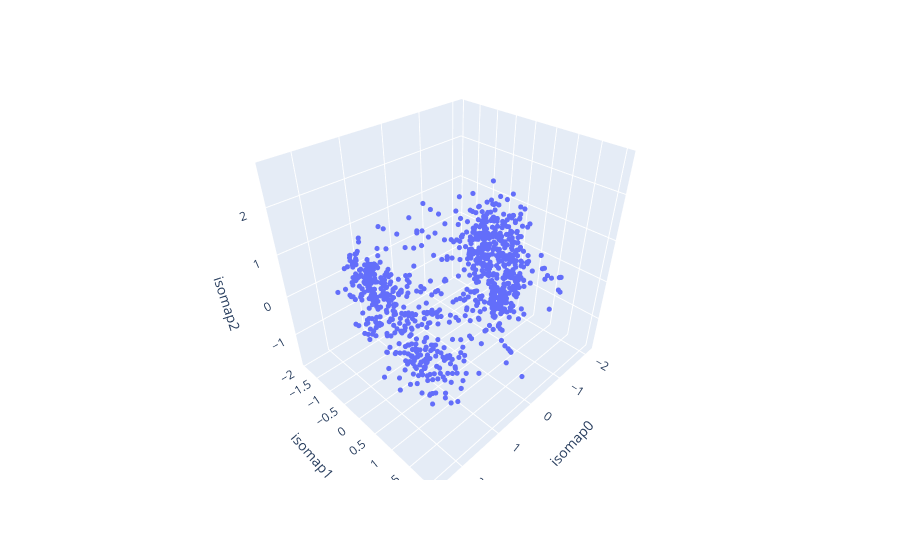

The notebook cell this image was saved under:
### Code cell
fig = px.scatter_3d(red_data, x="isomap0", y="isomap1", z="isomap2")
fig.update_traces(marker_size=3)
fig.show()

### Figure 1 — Plotly figure (JSON) as saved in the notebook; plotly's stock layout.template omitted (floating-point values rounded to 4 significant figures; data arrays with more than 128 entries replaced by an {"elided": "..."} marker saying what was removed)
{"data": [{"hovertemplate": "isomap0=%{x}<br>isomap1=%{y}<br>isomap2=%{z}<extra></extra>", "legendgroup": "", "marker": {"color": "#636efa", "size": 3, "symbol": "circle"}, "mode": "markers", "name": "", "scene": "scene", "showlegend": false, "type": "scatter3d", "x": {"elided": "943 float values"}, "y": {"elided": "943 float values"}, "z": {"elided": "943 float values"}}], "layout": {"legend": {"tracegroupgap": 0}, "margin": {"t": 60}, "scene": {"domain": {"x": [0, 1], "y": [0, 1]}, "xaxis": {"title": {"text": "isomap0"}}, "yaxis": {"title": {"text": "isomap1"}}, "zaxis": {"title": {"text": "isomap2"}}}}}
